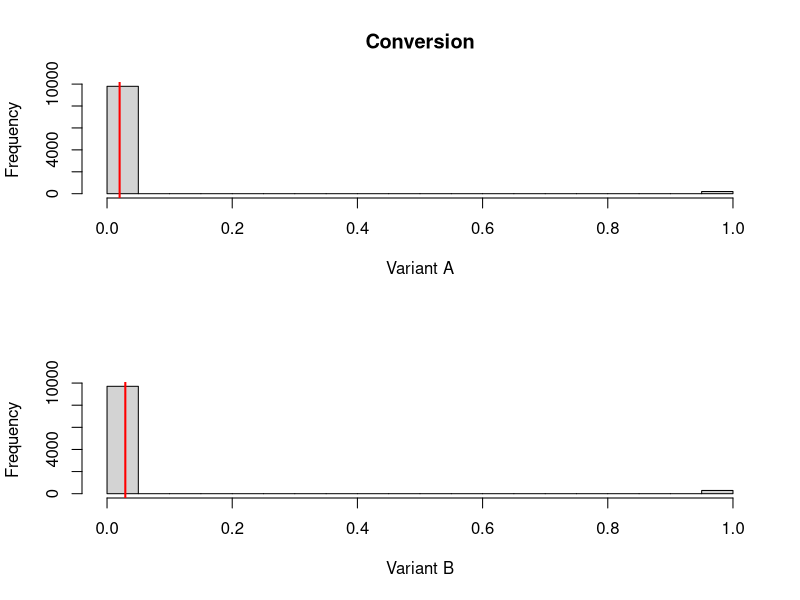

R code for this plot:
setwd(dir = "/Users/ntstevens/Dropbox/Teaching/MSAN_631/2017/Lectures/")

data <- read.csv(file = "buttoncolor.csv", header = T)
A <- data$A
B <- data$B
n1 <- length(A)
n2 <- length(B)

par(mfrow=c(2,1))
xmin <- min(min(A), min(B))
xmax <- max(max(A), max(B))
hist(A, xlim = c(xmin, xmax), main = "Conversion", xlab = "Variant A")
abline(v = mean(A), col = "red", lwd = 2)
hist(B, xlim = c(xmin, xmax), main = "", xlab = "Variant B")
abline(v = mean(B), col = "red", lwd = 2)

## Two-sided test Ha: piA != piB
prop.test(x = c(sum(A), sum(B)), n = c(n1, n2), alternative = "two.sided", conf.level = 0.95)

## One-sided test Ha: piA > piB
prop.test(x = c(sum(A), sum(B)), n = c(n1, n2), alternative = "greater", conf.level = 0.95)

## One-sided test Ha: piA < piB
prop.test(x = c(sum(A), sum(B)), n = c(n1, n2), alternative = "less", conf.level = 0.95)
